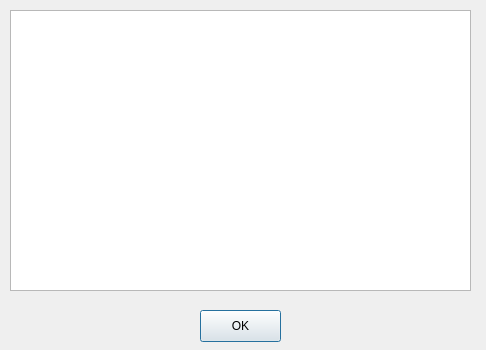
<?xml version="1.0" encoding="UTF-8"?>
<ui version="4.0">
 <class>Tutorial</class>
 <widget class="QDialog" name="Tutorial">
  <property name="geometry">
   <rect>
    <x>0</x>
    <y>0</y>
    <width>486</width>
    <height>350</height>
   </rect>
  </property>
  <property name="minimumSize">
   <size>
    <width>486</width>
    <height>350</height>
   </size>
  </property>
  <property name="maximumSize">
   <size>
    <width>486</width>
    <height>350</height>
   </size>
  </property>
  <property name="windowTitle">
   <string>Dialog</string>
  </property>
  <widget class="QTextBrowser" name="textBox">
   <property name="geometry">
    <rect>
     <x>10</x>
     <y>10</y>
     <width>461</width>
     <height>281</height>
    </rect>
   </property>
  </widget>
  <widget class="QPushButton" name="buttonOk">
   <property name="geometry">
    <rect>
     <x>200</x>
     <y>310</y>
     <width>81</width>
     <height>32</height>
    </rect>
   </property>
   <property name="text">
    <string>OK</string>
   </property>
  </widget>
 </widget>
 <resources/>
 <connections/>
</ui>
